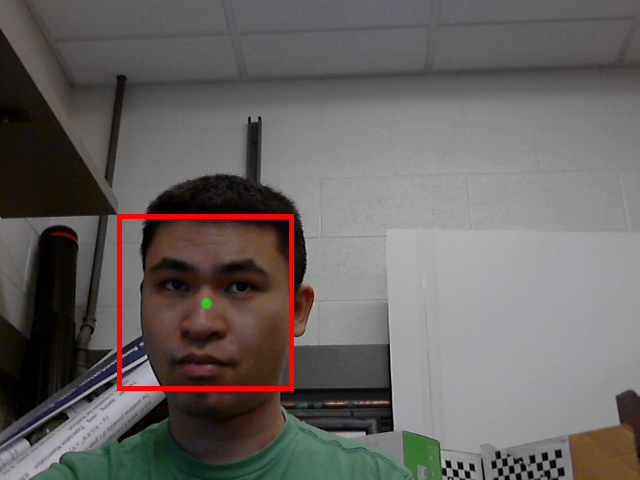
#> input picture KalmanFilterTracking/code/faceDetector/face_tracking_1.png, 640 x 480 px
$ python faceDetectorOriginal.py   (Python 2 division)
#> lines starting #> are read from the running program, lines starting #| are printed output that depends on the picture; after the words box and inside, x2 and y2 are one past the last pixel; in counts of white or black regions, pixels touching at a corner belong together
import cv2
import sys

# Get user supplied values
imagePath = 'face_tracking_1.png'
cascPath = 'haarcascade_frontalface_default.xml'

# Create the haar cascade
faceCascade = cv2.CascadeClassifier(cascPath)

# Read the image
image = cv2.imread(imagePath)
#> image is the input picture: shape (480, 640, 3); mean B, G, R 97.7, 99.4, 104.2
gray = cv2.cvtColor(image, cv2.COLOR_BGR2GRAY)
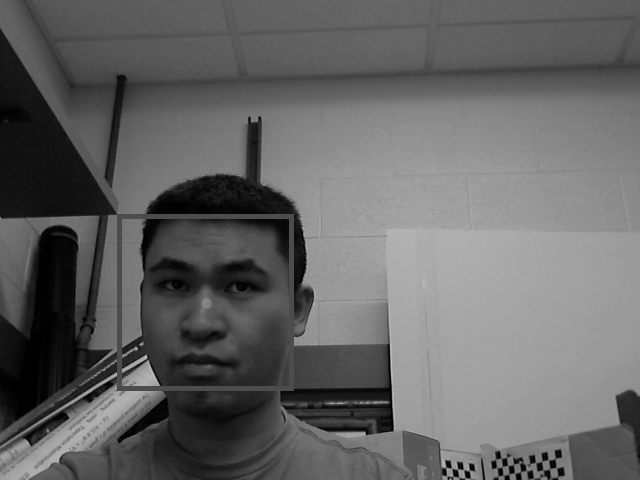
#> gray: shape (480, 640); min 0, max 196, mean 100.6

# Detect faces in the image
faces = faceCascade.detectMultiScale(
    gray,
    scaleFactor=1.1,
    minNeighbors=10,
    minSize=(100, 100),
    flags = cv2.CASCADE_SCALE_IMAGE
)
#> faces = [[113, 214, 184, 184]]

print "Found {0} faces!".format(len(faces))
#| Found 1 faces!

# Draw a rectangle around the faces
for (x, y, w, h) in faces:
    message = str(x+w/2) + ',' + str(y+h/2) + '\n'
    print message
    cv2.rectangle(image, (x, y), (x+w, y+h), (0, 255, 0), 2)
#> this loop made 1 pass
#| 205,306
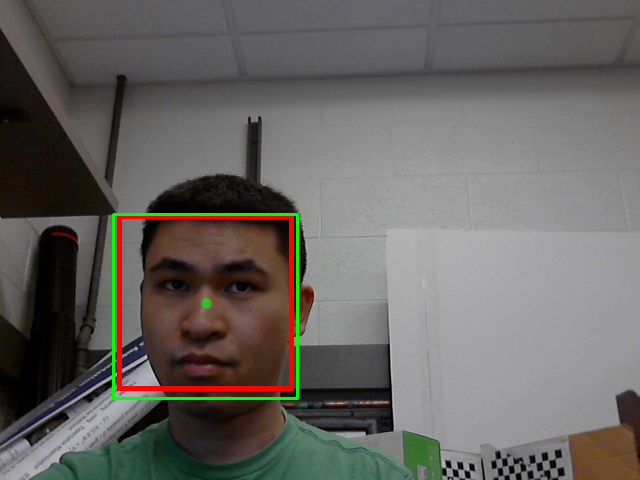
#> image: shape (480, 640, 3); 0.72% of pixels changed, all inside (x1, y1, x2, y2) = (112, 213, 299, 400)

cv2.imshow("Faces found", image)
cv2.waitKey(0)

$ run again, with KalmanFilterTracking/code/faceDetector/face_tracking_10.png copied over KalmanFilterTracking/code/faceDetector/face_tracking_1.png
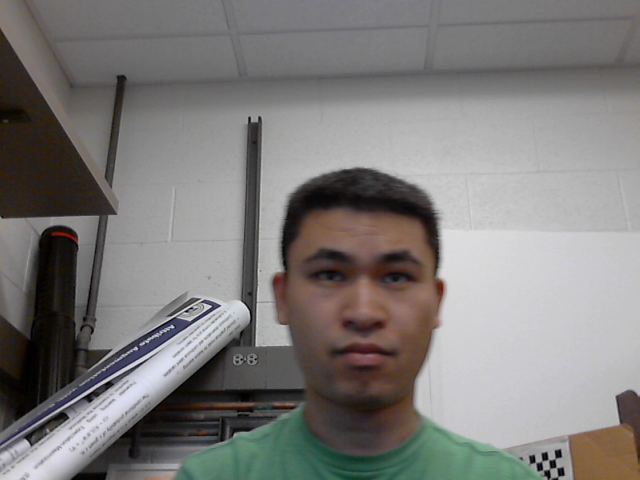
#> input picture KalmanFilterTracking/code/faceDetector/face_tracking_10.png, 640 x 480 px
#> image is the input picture: shape (480, 640, 3); mean B, G, R 122.3, 124, 126.1
#> `gray = cv2.cvtColor(image, cv2.COLOR_BGR2GRAY)`:
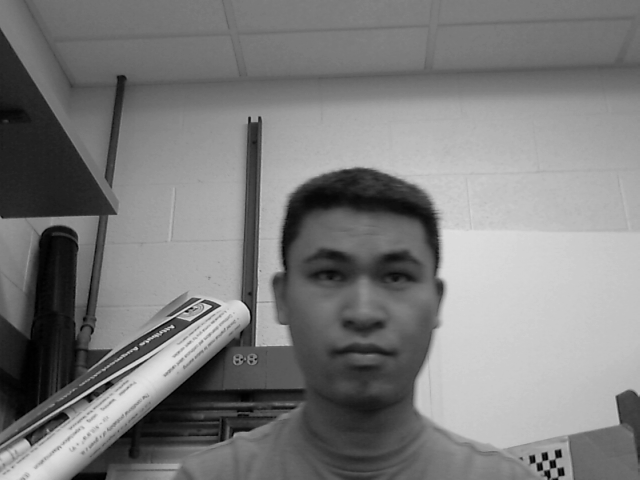
#> gray: shape (480, 640); min 0, max 236, mean 124.4
#> faces = [[270, 201, 187, 187], [245, 118, 224, 224]]
#| Found 2 faces!
#> the loop `for (x, y, w, h) in faces:` made 2 passes
#> (printed output is left out)
#> after the loop `for (x, y, w, h) in faces:`:
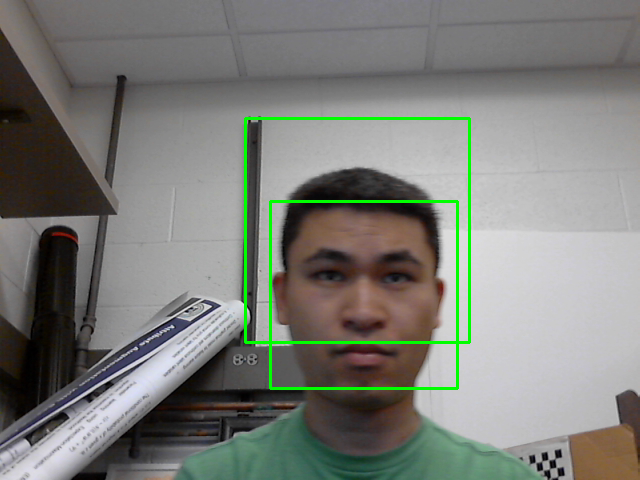
#> image: shape (480, 640, 3); 1.6% of pixels changed, all inside (x1, y1, x2, y2) = (244, 117, 471, 390)

$ run again, with KalmanFilterTracking/code/faceDetector/face_tracking_11.png copied over KalmanFilterTracking/code/faceDetector/face_tracking_1.png
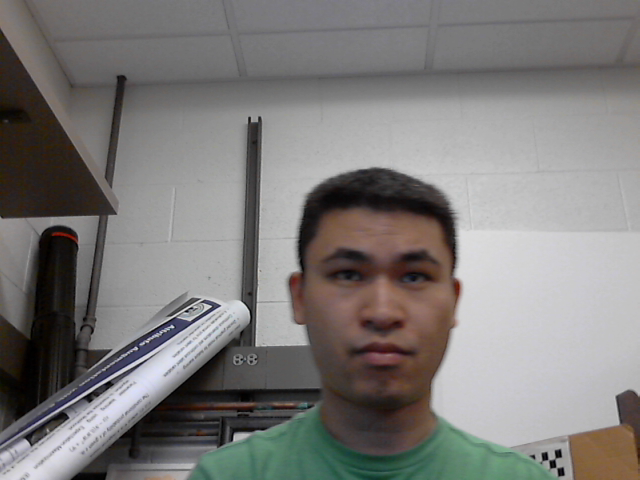
#> input picture KalmanFilterTracking/code/faceDetector/face_tracking_11.png, 640 x 480 px
#> image is the input picture: shape (480, 640, 3); mean B, G, R 121.5, 123.1, 125.3
#> `gray = cv2.cvtColor(image, cv2.COLOR_BGR2GRAY)`:
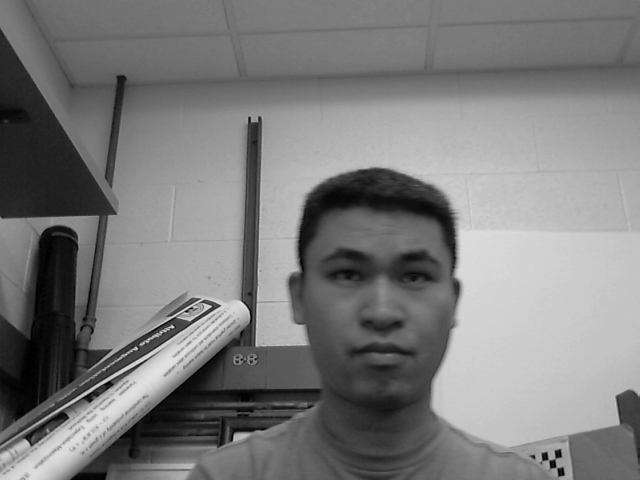
#> gray: shape (480, 640); min 0, max 233, mean 123.6
#> faces = [[286, 200, 189, 189]]
#| Found 1 faces!
#> the loop `for (x, y, w, h) in faces:` made 1 pass
#> (printed output is left out)
#> after the loop `for (x, y, w, h) in faces:`:
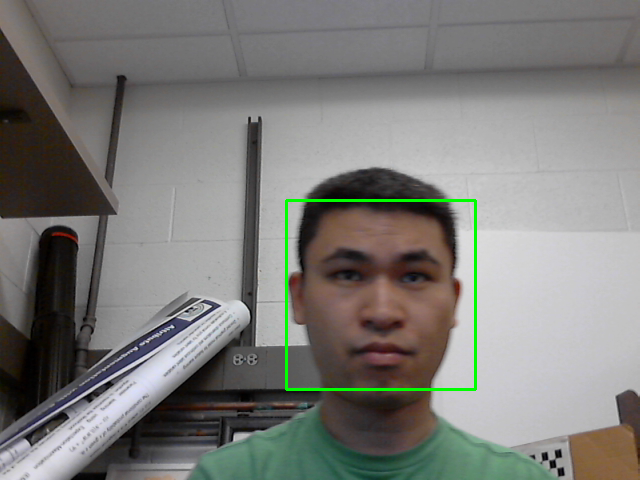
#> image: shape (480, 640, 3); 0.74% of pixels changed, all inside (x1, y1, x2, y2) = (285, 199, 477, 391)
